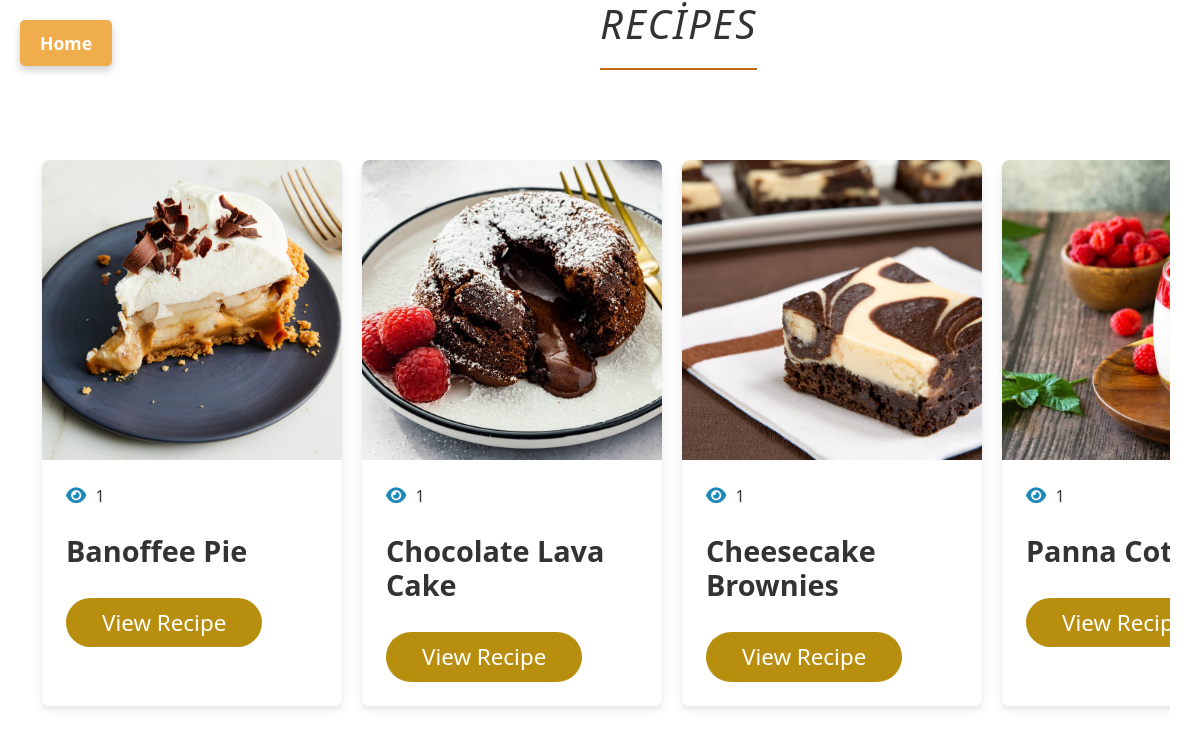
Page /category_home/4/ on the committed database.
### desert/models.py (models this page shows, shortened)
class Recipe(models.Model):
    LANGUAGES = (
        ("AZ", "AZ"),
        ("EN", "EN"),
        ("RU", "RU")
    )
    name = models.CharField(max_length=256, null=True, blank=True)
    instruction = models.TextField(max_length=1000, null=True, blank=True)
    created_by = models.ForeignKey(User, on_delete=models.CASCADE, null=True, blank=True)
    ingredients = models.TextField(max_length=1000,  null=True, blank=True)
    category = models.ForeignKey(Category, on_delete=models.CASCADE, null=True, blank=True)
    created_at = models.DateTimeField(auto_now_add=True, null=True, blank=True)
    language = models.CharField(max_length=4, choices=LANGUAGES,  null=True, blank=True)
    ingredient = models.TextField(max_length=1000, null=True, blank=True)
    likes = models.ManyToManyField(User, related_name='liked_recipes', blank=True)
    views_count = models.PositiveIntegerField(default=0)
    def get_thumbnail_photo_url(self):
        photo_url = self.photos.first()
        if photo_url:
            return photo_url.pht.url
        return ""
    class Meta:
        verbose_name = "Resept"
        verbose_name_plural = "Resepts"

class RecipePhoto(models.Model):
    photo = models.ForeignKey(Recipe, on_delete=models.CASCADE, related_name="photos")
    pht = models.ImageField(upload_to="recipes_photos/%Y/%m/%d")

### desert/views.py (the view)
# urls.py: path("category_home/<int:home_id>/", category_home, name="category_home"),
def category_home(request, home_id):
    context = {
        "kateqoriya": Category.objects.get(id=home_id),
        "reseptler": Recipe.objects.filter(category=home_id)
    }
    return render(request, "category_home.html", context)

### desert/templates/category_home.html (shortened to what this page needs)
<!DOCTYPE html>
<html lang="az">
<head>
    <link href="https://stackpath.bootstrapcdn.com/bootstrap/5.3.0/css/bootstrap.min.css" rel="stylesheet">
    <link rel="stylesheet" href="https://cdnjs.cloudflare.com/ajax/libs/font-awesome/6.1.0/css/all.min.css">
</head>
<body>
    <a href="{% url 'home' %}" class="home-button">Home</a>
    <h2>Recipes</h2>
    <div class="container">
        {% for resept in reseptler %}
            <div class="recipe-card">
                <img class="card-img-top" src="{{ resept.get_thumbnail_photo_url }}" alt="{{ resept.name }}">
                <div class="card-body">
                    <p class="footer-info"><i class="fa fa-eye"></i> {{ resept.views_count }}</p>
                    <h5 class="card-title">{{ resept.name }}</h5>
                    <a href="{% url 'recipe_detail' recipe_id=resept.id %}" class="btn btn-primary">View Recipe</a>
                </div>
            </div>
        {% endfor %}
    </div>
</body>
</html>

### desert/templates/category_home.html (style rules this page uses)
html, body { height: 100%; margin: 0; }
body { background-image: url('https://images.pexels.com/photos/4594749/pexels-photo-4594749.jpeg?auto=compress&cs=tinysrgb&w=1200'); background-size: cover; background-position: center; background-attachment: fixed; background-repeat: no-repeat; font-family: 'Segoe UI', Tahoma, Geneva, Verdana, sans-serif; color: #333; }
h2 { font-size: 2.5em; color: #333; text-align: center; margin-bottom: 50px; margin-left: 600px; font-weight: 500; letter-spacing: 2px; text-transform: uppercase; border-bottom: 2px solid #c66714; display: inline-block; padding-bottom: 20px; font-style: italic; }
.container { margin-top: 40px; display: flex; flex-wrap: nowrap; gap: 20px; overflow-x: auto; padding-bottom: 20px; }
.recipe-card { width: 300px; flex: 0 0 auto; border: none; border-radius: 8px; overflow: hidden; box-shadow: 0 4px 8px rgba(0, 0, 0, 0.1); background-color: rgba(255, 255, 255, 0.338); backdrop-filter: blur(10px); transition: transform 0.3s, box-shadow 0.3s; }
.recipe-card img { width: 100%; height: 300px; object-fit: cover; }
.recipe-card .card-body { padding: 1.5rem; }
.recipe-card .card-title { font-size: 1.8rem; margin-bottom: 1.85rem; font-weight: 600; margin-top: 1.6rem; }
.recipe-card .btn-primary { background-color: #b88e0e; border: none; border-radius: 50px; padding: 0.5rem 2.25rem; font-weight: 500; font-size: 1.4rem; }
.home-button { position: absolute; left: 20px; top: 20px; background-color: #f0ad4e; color: #fff; padding: 10px 20px; text-align: center; border-radius: 5px; font-size: 1.1rem; font-weight: bold; text-decoration: none; transition: background-color 0.3s ease, box-shadow 0.3s ease; box-shadow: 0 4px 8px rgba(0, 0, 0, 0.2); border: none; }
.footer-info i { margin-right: 5px; color: #1c87b9; font-size: large; }
a { text-decoration: none; border: none; }

### rows in the picture
Recipe: get_thumbnail_photo_url (picture), views_count "1", name "Banoffee Pie"
Recipe: get_thumbnail_photo_url (picture), views_count "1", name "Chocolate Lava Cake"
Recipe: get_thumbnail_photo_url (picture), views_count "1", name "Cheesecake Brownies"
Recipe: get_thumbnail_photo_url (picture), views_count "1", name "Panna…"
